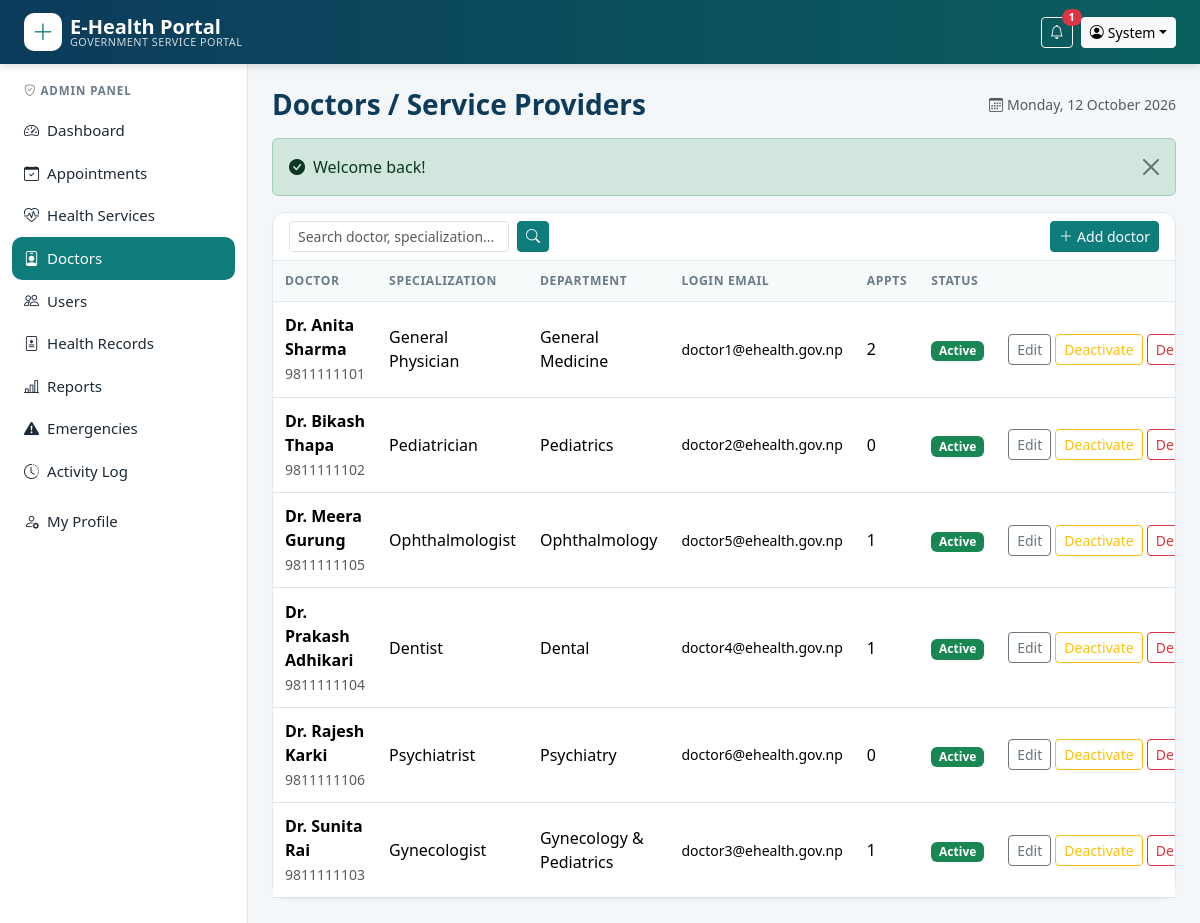
Page /admin/doctors.php (signed in) on the committed database.
### tables this page shows
CREATE TABLE users (
  user_id     INT UNSIGNED AUTO_INCREMENT PRIMARY KEY,
  name        VARCHAR(100) NOT NULL,
  email       VARCHAR(150) NOT NULL UNIQUE,
  password    VARCHAR(255) NOT NULL,
  role        ENUM('admin','doctor','citizen') NOT NULL DEFAULT 'citizen',
  phone       VARCHAR(20)  DEFAULT NULL,
  gender      ENUM('male','female','other') DEFAULT NULL,
  dob         DATE DEFAULT NULL,
  address     VARCHAR(200) DEFAULT NULL,
  status      ENUM('active','inactive') NOT NULL DEFAULT 'active',
  failed_logins TINYINT UNSIGNED NOT NULL DEFAULT 0,
  locked_until  DATETIME DEFAULT NULL,
  created_at  TIMESTAMP DEFAULT CURRENT_TIMESTAMP
);

CREATE TABLE doctors (
  doctor_id      INT UNSIGNED AUTO_INCREMENT PRIMARY KEY,
  user_id        INT UNSIGNED DEFAULT NULL UNIQUE,
  name           VARCHAR(100) NOT NULL,
  specialization VARCHAR(100) NOT NULL,
  department     VARCHAR(80)  NOT NULL,
  contact        VARCHAR(20)  DEFAULT NULL,
  status         ENUM('active','inactive') NOT NULL DEFAULT 'active',
  created_at     TIMESTAMP DEFAULT CURRENT_TIMESTAMP,
  CONSTRAINT fk_doc_user FOREIGN KEY (user_id) REFERENCES users(user_id) ON DELETE SET NULL
);

### includes/db.php (called while the page is built, shortened)
<?php
function db(): PDO
{
    static $pdo = null;
    if ($pdo === null) {
        try {
            $dsn = 'mysql:host=' . DB_HOST . ';port=' . DB_PORT . ';dbname=' . DB_NAME . ';charset=utf8mb4';
            $pdo = new PDO($dsn, DB_USER, DB_PASS, [
                PDO::ATTR_ERRMODE            => PDO::ERRMODE_EXCEPTION,
                PDO::ATTR_DEFAULT_FETCH_MODE => PDO::FETCH_ASSOC,
                PDO::ATTR_EMULATE_PREPARES   => false,
            ]);
            $pdo->exec("SET time_zone = '+05:45'");
        } catch (PDOException $e) {
            http_response_code(500);
            die('<div style="font-family:sans-serif;max-width:600px;margin:60px auto;padding:20px;border:1px solid #f5c2c7;background:#f8d7da;border-radius:8px">'
              . '<h3>Database connection failed</h3><p>Please make sure <b>MySQL is running in XAMPP</b> and that you imported '
              . '<code>database/ehealth_db.sql</code>. Check the credentials in <code>config/config.php</code>.</p></div>');
        }
    }
    return $pdo;
}
function q(string $sql, array $params = []): PDOStatement
{
    $st = db()->prepare($sql);
    $st->execute($params);
    return $st;
}
function fetch_all(string $sql, array $params = []): array { return q($sql, $params)->fetchAll(); }
function fetch_one(string $sql, array $params = []): ?array { $r = q($sql, $params)->fetch(); return $r ?: null; }
function fetch_val(string $sql, array $params = []) { return q($sql, $params)->fetchColumn(); }

### includes/auth.php (called while the page is built, shortened)
<?php
require_once __DIR__ . '/functions.php';
function current_user(): ?array
{
    static $u = false;
    if ($u === false) {
        $u = isset($_SESSION['user_id'])
            ? fetch_one('SELECT user_id,name,email,role,phone,gender,dob,address,status FROM users WHERE user_id=?', [$_SESSION['user_id']])
            : null;
    }
    return $u;
}
function home_for(string $role): string
{
    return ['admin' => 'admin/dashboard.php', 'doctor' => 'doctor/dashboard.php', 'citizen' => 'citizen/dashboard.php'][$role] ?? 'index.php';
}
function require_role(string ...$roles): array
{
    $u = current_user();
    return $u;
}

### admin/doctors.php (the view, shortened to what this page needs)
<?php
require_once __DIR__ . '/../includes/layout.php';
$u = require_role('admin');
$search = get('q');
$rows = fetch_all('SELECT d.*, u.email, (SELECT COUNT(*) FROM appointments a WHERE a.doctor_id=d.doctor_id) appts FROM doctors d
                   LEFT JOIN users u ON u.user_id=d.user_id WHERE d.name LIKE ? OR d.specialization LIKE ? OR d.department LIKE ? ORDER BY d.name',
                  ["%$search%", "%$search%", "%$search%"]);
layout_top('Doctors / Service Providers', true);
?>
<div class="card">
  <div class="card-header d-flex flex-wrap gap-2 justify-content-between">
    <form method="get" class="d-flex gap-2"><input name="q" value="<?= e($search) ?>" class="form-control form-control-sm" placeholder="Search doctor, specialization..."><button class="btn btn-sm btn-teal"><i class="bi bi-search"></i></button></form>
    <a href="<?= url('admin/doctor_form.php') ?>" class="btn btn-sm btn-teal"><i class="bi bi-plus-lg me-1"></i>Add doctor</a>
  </div>
  <div class="table-responsive"><table class="table table-hover align-middle mb-0">
    <thead><tr><th>Doctor</th><th>Specialization</th><th>Department</th><th>Login email</th><th>Appts</th><th>Status</th><th></th></tr></thead><tbody>
    <?php foreach ($rows as $d): ?>
      <tr><td><strong><?= e($d['name']) ?></strong><br><small class="text-muted"><?= e($d['contact']) ?></small></td><td><?= e($d['specialization']) ?></td>
        <td><?= e($d['department']) ?></td><td class="small"><?= e($d['email'] ?: '-') ?></td><td><?= $d['appts'] ?></td><td><?= status_badge($d['status']) ?></td>
        <td class="text-end text-nowrap">
          <a class="btn btn-sm btn-outline-secondary" href="<?= url('admin/doctor_form.php?id=' . $d['doctor_id']) ?>">Edit</a>
          <form method="post" class="d-inline"><?= csrf_field() ?><input type="hidden" name="id" value="<?= $d['doctor_id'] ?>"><input type="hidden" name="action" value="toggle">
            <button class="btn btn-sm btn-outline-warning"><?= $d['status'] === 'active' ? 'Deactivate' : 'Activate' ?></button></form>
          <form method="post" class="d-inline" data-confirm="Delete this doctor and their login account?"><?= csrf_field() ?><input type="hidden" name="id" value="<?= $d['doctor_id'] ?>"><input type="hidden" name="action" value="delete">
            <button class="btn btn-sm btn-outline-danger">Delete</button></form></td></tr>
    <?php endforeach; if (!$rows) echo empty_row(7); ?>
    </tbody></table></div>
</div>
<?php layout_bottom(true); ?>

### includes/layout.php (shortened to what this page needs)
<?php
require_once __DIR__ . '/auth.php';
function menu_for(string $role): array
{
    switch ($role) {
        case 'admin': return [
            ['Dashboard', 'admin/dashboard.php', 'speedometer2'],
            ['Appointments', 'admin/appointments.php', 'calendar-check'],
            ['Health Services', 'admin/services.php', 'heart-pulse'],
            ['Doctors', 'admin/doctors.php', 'person-badge'],
            ['Users', 'admin/users.php', 'people'],
            ['Health Records', 'admin/records.php', 'file-medical'],
            ['Reports', 'admin/reports.php', 'bar-chart-line'],
            ['Emergencies', 'admin/emergencies.php', 'exclamation-triangle-fill'],
            ['Activity Log', 'admin/logs.php', 'clock-history'],
        ];
    }
}
function layout_top(string $title, bool $panel = false): void
{
    $u = current_user();
    $script = str_replace('\\', '/', $_SERVER['SCRIPT_NAME']);
    $unread = $u ? unread_count((int)$u['user_id']) : 0;
    ?><!DOCTYPE html>
<html lang="en">
<head>
<link rel="stylesheet" href="<?= asset('vendor/bootstrap/css/bootstrap.min.css') ?>">
<link rel="stylesheet" href="<?= asset('vendor/icons/bootstrap-icons.min.css') ?>">
<link rel="stylesheet" href="<?= asset('css/style.css') ?>">
</head>
<body class="<?= $panel ? 'panel-body' : '' ?>">
<nav class="navbar navbar-expand-lg navbar-dark topbar sticky-top">
  <div class="container-fluid px-lg-4">
    <a class="navbar-brand d-flex align-items-center" href="<?= url($u ? home_for($u['role']) : 'index.php') ?>">
      <span class="brand-mark me-2"><i class="bi bi-plus-lg"></i></span>
      <span class="lh-1"><strong>E-Health Portal</strong><small class="d-none d-sm-block">Government Service Portal</small></span>
    </a>
    <div class="<?= $panel ? 'ms-auto' : 'collapse navbar-collapse' ?>" id="mainNav">
      <div class="d-flex align-items-center gap-2">
        <?php if ($u): ?>
          <?php if (true): ?>
            <a href="<?= url('notifications.php') ?>" class="btn btn-sm btn-outline-light position-relative" title="Notifications">
              <i class="bi bi-bell"></i>
              <?php if ($unread): ?><span class="position-absolute top-0 start-100 translate-middle badge rounded-pill bg-danger"><?= $unread ?></span><?php endif; ?>
            </a>
          <?php endif; ?>
          <div class="dropdown">
            <button class="btn btn-sm btn-light dropdown-toggle" data-bs-toggle="dropdown"><i class="bi bi-person-circle me-1"></i><?= e(explode(' ', $u['name'])[0]) ?></button>
          </div>
        <?php else: ?>
          <a href="<?= url('login.php') ?>" class="btn btn-sm btn-outline-light">Login</a>
          <a href="<?= url('register.php') ?>" class="btn btn-sm btn-light text-teal fw-semibold">Register</a>
        <?php endif; ?>
      </div>
    </div>
  </div>
</nav>
<?php if ($panel && $u): ?>
<div class="panel-wrap">
  <aside class="sidebar" id="sidebar">
    <div class="sidebar-role"><i class="bi bi-shield-check me-1"></i><?= e(ucfirst($u['role'])) ?> Panel</div>
    <ul class="nav flex-column">
      <?php foreach (menu_for($u['role']) as [$label, $file, $icon]):
          $active = str_ends_with($script, '/' . $file) || (basename(dirname($script)) . '/' . basename($script)) === $file; ?>
        <li class="nav-item">
          <a class="nav-link <?= $active ? 'active' : '' ?>" href="<?= url($file) ?>"><i class="bi bi-<?= $icon ?> me-2"></i><?= e($label) ?></a>
        </li>
      <?php endforeach; ?>
      <li class="nav-item mt-2"><a class="nav-link <?= basename($script) === 'profile.php' ? 'active' : '' ?>" href="<?= url('profile.php') ?>"><i class="bi bi-person-gear me-2"></i>My Profile</a></li>
    </ul>
  </aside>
  <main class="panel-main">
    <div class="d-flex flex-wrap justify-content-between align-items-center mb-3">
      <h1 class="h3 page-title mb-0"><?= e($title) ?></h1>
      <span class="text-muted small d-none d-md-block"><i class="bi bi-calendar3 me-1"></i><?= date('l, d F Y') ?></span>
    </div>
    <?= flash_render() ?>
<?php else: ?>
<main>
<div class="container mt-3"><?= flash_render() ?></div>
<?php endif;
}
function layout_bottom(bool $panel = false): void
{
    if ($panel): ?>
  </main>
</div>
<?php endif; ?>
</body>
</html>
<?php
}

### includes/functions.php (shortened to what this page needs)
<?php
require_once __DIR__ . '/db.php';
function e($v): string { return htmlspecialchars((string)$v, ENT_QUOTES, 'UTF-8'); }
function url(string $path = ''): string { return BASE_URL . '/' . ltrim($path, '/'); }
function asset(string $path): string { return url('assets/' . ltrim($path, '/')); }
function flash_render(): string
{
    $out = '';
    foreach ($_SESSION['flash'] ?? [] as $f) {
        $cls = ['success' => 'success', 'error' => 'danger', 'warning' => 'warning', 'info' => 'info'][$f['type']] ?? 'info';
        $icon = ['success' => 'check-circle-fill', 'danger' => 'exclamation-triangle-fill', 'warning' => 'exclamation-circle-fill', 'info' => 'info-circle-fill'][$cls];
        $out .= '<div class="alert alert-' . $cls . ' d-flex align-items-center alert-dismissible fade show" role="alert">'
              . '<i class="bi bi-' . $icon . ' me-2"></i><div>' . e($f['msg']) . '</div>'
              . '<button type="button" class="btn-close" data-bs-dismiss="alert"></button></div>';
    }
    return $out;
}
function get(string $k, string $default = ''): string { return trim((string)($_GET[$k] ?? $default)); }
function unread_count(int $userId): int
{
    return (int)fetch_val('SELECT COUNT(*) FROM notifications WHERE user_id=? AND is_read=0', [$userId]);
}
function status_badge(string $s): string
{
    $map = ['pending' => 'warning text-dark', 'approved' => 'primary', 'completed' => 'success',
            'cancelled' => 'secondary', 'rejected' => 'danger', 'active' => 'success', 'inactive' => 'secondary'];
    return '<span class="badge bg-' . ($map[$s] ?? 'secondary') . '">' . e(ucfirst($s)) . '</span>';
}

### assets/css/style.css (style rules this page uses)
:root { --navy:#0c3b5c; --teal:#0e7c7b; --teal-dark:#0a5f5e; --mint:#e6f4f3; --ink:#1e2a35; --muted:#6b7a88; --line:#e3e9ee; --bg:#f4f7f9; }
body { background:var(--bg);color:var(--ink);font-family:system-ui,-apple-system,"Segoe UI",Roboto,"Helvetica Neue",Arial,sans-serif; }
.topbar { background:linear-gradient(90deg,var(--navy),var(--teal-dark));box-shadow:0 2px 8px rgba(0,0,0,.15) }
.topbar .navbar-brand small { font-size:.68rem;opacity:.8;font-weight:400;letter-spacing:.04em;text-transform:uppercase }
.brand-mark { width:38px;height:38px;border-radius:10px;background:#fff;color:var(--teal);display:inline-flex;align-items:center;justify-content:center;font-size:1.4rem }
.card { border:1px solid var(--line);border-radius:14px;box-shadow:0 1px 3px rgba(12,59,92,.04) }
.card-header { background:#fff;border-bottom:1px solid var(--line);font-weight:600;border-radius:14px 14px 0 0!important }
.panel-wrap { display:flex;min-height:calc(100vh - 62px) }
.sidebar { width:248px;background:#fff;border-right:1px solid var(--line);padding:18px 12px;flex-shrink:0 }
.sidebar-role { font-size:.72rem;text-transform:uppercase;letter-spacing:.08em;color:var(--muted);padding:0 12px 10px;font-weight:600 }
.sidebar .nav-link { color:var(--ink);border-radius:10px;padding:10px 12px;font-size:.94rem }
.sidebar .nav-link.active { background:var(--teal);color:#fff }
.panel-main { flex:1;padding:24px;min-width:0 }
.page-title { color:var(--navy);font-weight:700 }
.table>:not(caption)>*>* { padding:.7rem .75rem }
.table thead th { background:#f7fafb;color:var(--muted);font-size:.76rem;text-transform:uppercase;letter-spacing:.05em;border-bottom:1px solid var(--line);white-space:nowrap }
.btn-teal { background:var(--teal);border-color:var(--teal);color:#fff }

### rows in the picture
users: user_id "1", name "System", role "ADMIN"
doctors: name "Dr. Anita Sharma", contact "9811111101", specialization "General Physician", department "General Medicine", user.email "doctor1@ehealth.gov.np", appts "2", status "Active", shows "Deactivate"
doctors: name "Dr. Bikash Thapa", contact "9811111102", specialization "Pediatrician", department "Pediatrics", user.email "doctor2@ehealth.gov.np", appts "0", status "Active", shows "Deactivate"
doctors: name "Dr. Meera Gurung", contact "9811111105", specialization "Ophthalmologist", department "Ophthalmology", user.email "doctor5@ehealth.gov.np", appts "1", status "Active", shows "Deactivate"
doctors: name "Dr. Prakash Adhikari", contact "9811111104", specialization "Dentist", department "Dental", user.email "doctor4@ehealth.gov.np", appts "1", status "Active", shows "Deactivate"
doctors: name "Dr. Rajesh Karki", contact "9811111106", specialization "Psychiatrist", department "Psychiatry", user.email "doctor6@ehealth.gov.np", appts "0", status "Active", shows "Deactivate"
doctors: name "Dr. Sunita Rai", contact "9811111103", specialization "Gynecologist", department "Gynecology & Pediatrics", user.email "doctor3@ehealth.gov.np", appts "1", status "Active", shows "Deactivate"

### other values in the picture
$label "Dashboard"
$label "Appointments"
$label "Health Services"
$label "Doctors"
$label "Users"
$label "Health Records"
$label "Reports"
$label "Emergencies"
$label "Activity Log"
$title "Doctors / Service Providers"
$f['msg'] "Welcome back!"
